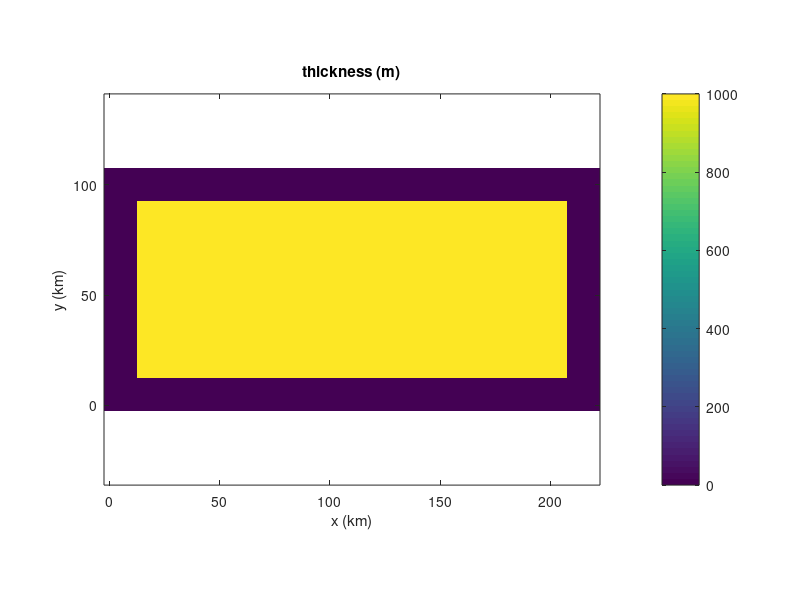
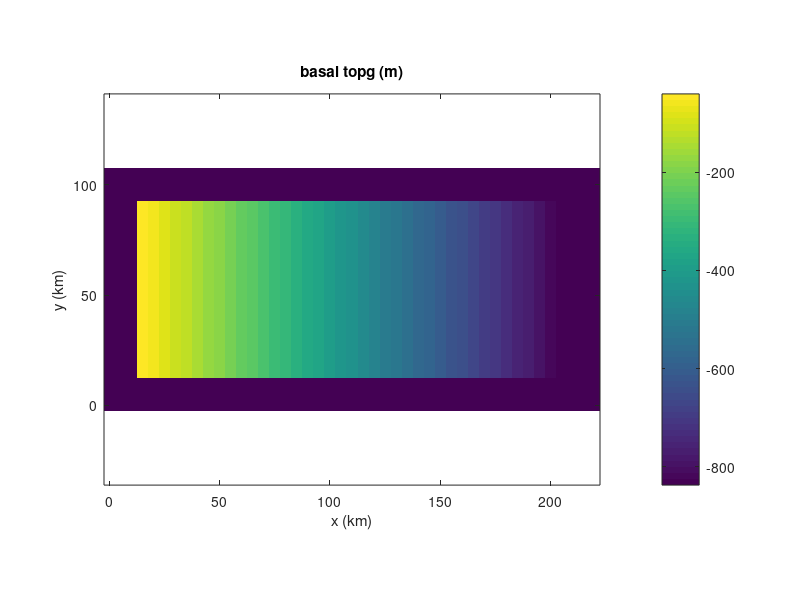
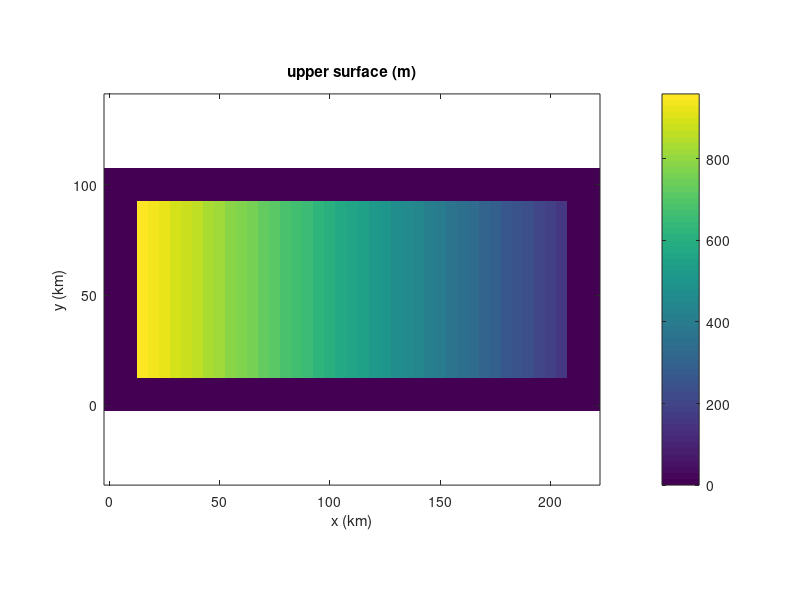

Recreate these plots in MATLAB, in order. (Note: this script raises an error after producing the figures.)

%% file to create .mat input variables for Marion's coupled runs
%%
%% To be read by .py script to make .nc input file

H0 = 1e3;
T0 = -10;
q0 = -7e-2;
slope = 1e-4;

r = 22;
c = 45;
l = 11;     % no of vert levels

dew = 5e3; 
dns = 5e3;

x = [0:5e3:5e3*c-1];
y = [0:5e3:5e3*r-1]';

thck = H0 * ones( r, c );
airt = T0 * ones( r, c );
qgeo = q0 * ones( r, c );

% topg = repmat( linspace( 1e3, 1e3-(slope*(c-1)*dew), c), r, 1 );
topg = repmat( fliplr( linspace( -900, 0+(slope*(c-1)*dew), c) ), r, 1 );        %% force to be near floatationg at ds end

usrf = topg + thck;

%% put buffer of zero thickness cells around perimeter (for remapping)
thck(1:3,:) = 0; thck(:,1:3) = 0; thck(end-2:end,:) = 0; thck(:,end-2:end) = 0;
usrf(1:3,:) = 0; usrf(:,1:3) = 0; usrf(end-2:end,:) = 0; usrf(:,end-2:end) = 0;
% topg(1:3,:) = 0; topg(:,1:3) = 0; topg(end-2:end,:) = 0; topg(:,end-2:end) = 0;
topg = usrf - thck; ind = find( topg == 0 ); topg(ind) = min(min(topg));

figure(1), imagesc( x/1e3, y/1e3, thck ), axis xy, axis equal, axis tight, colorbar
xlabel( 'x (km)' ), ylabel( 'y (km)' ), title( 'thickness (m)' )

figure(2), imagesc( x/1e3, y/1e3, topg ), axis xy, axis equal, axis tight, colorbar
xlabel( 'x (km)' ), ylabel( 'y (km)' ), title( 'basal topg (m)' )

figure(3), imagesc( x/1e3, y/1e3, usrf ), axis xy, axis equal, axis tight, colorbar
xlabel( 'x (km)' ), ylabel( 'y (km)' ), title( 'upper surface (m)' )


%% load in old till map
load ~/work/modeling/glam-stream-marion-new/trunk/GLAM/Tillggl

minTauf = Tillggl;
% minTauf = 88 * ones( size( minTauf ) );       % for debugging
beta = 1e2*ones(size(minTauf));

figure(4), imagesc( x/1e3, y/1e3, minTauf/1e3 ), axis xy, axis equal, axis tight, colorbar
xlabel( 'x (km)' ), ylabel( 'y (km)' ), title( 'Tau0 (kPa)' )

figure(5), imagesc( x/1e3, y/1e3, airt ), axis xy, axis equal, axis tight, colorbar
xlabel( 'x (km)' ), ylabel( 'y (km)' ), title( 'airt temp (C)' )

figure(6), imagesc( x/1e3, y/1e3, qgeo ), axis xy, axis equal, axis tight, colorbar
xlabel( 'x (km)' ), ylabel( 'y (km)' ), title( 'geo flux (W m^2)' )

%% add a kinbcmask field to specify where 0 flux bcs are
kinbcmask = zeros(size(minTauf));
kinbcmask(1:3,:) = 1; kinbcmask(end-2:end,:) = 1; kinbcmask(:,1:3) = 1;

uvelhom = zeros( l, r-1, c-1 );
for i=1:l
    uvelhom(i,:,:) = zeros(size(minTauf));
end

vvelhom = uvelhom; 

figure(7), imagesc( x/1e3, y/1e3, kinbcmask ), axis xy, axis equal, axis tight, colorbar
xlabel( 'x (km)' ), ylabel( 'y (km)' ), title( 'kinbcmask' )


cd /Users/sprice/work/modeling/cism_new/branches/tests/basalproc

% save bproc.mat airt qgeo usrf topg thck minTauf kinbcmask uvelhom vvelhom 
save bproc.mat airt qgeo usrf topg thck beta minTauf kinbcmask uvelhom vvelhom 
